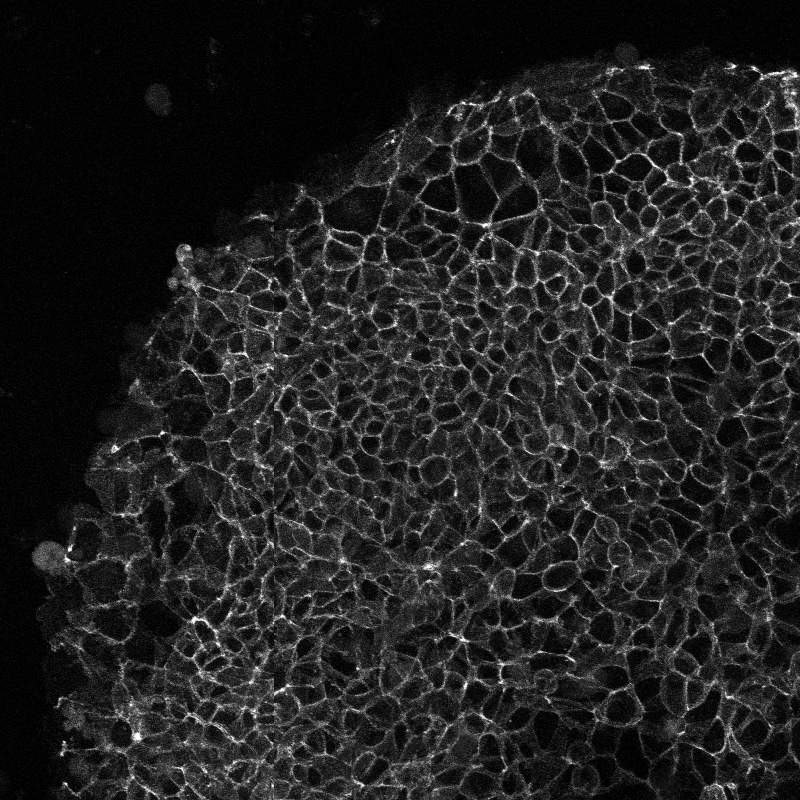
%> input picture img1.tif, 800 x 800 px
$ octave Inclass17.m   (GNU Octave 9; MATLAB toolbox functions it lacks are replaced by stand-ins)
%> lines starting %> are read from the running program, lines starting %| are printed output that depends on the picture
%In this folder, you will find two images img1.tif and img2.tif that have
%some overlap. Use two different methods to align them - the first based on
%pixel values in the original images and the second using the fourier
%transform of the images. In both cases, display your results.
clear all
%first method: pixel-value-based
img1=imread('img1.tif');
%> img1 is the input picture: size 800x800 uint16; min 0, max 3941, mean 508.5
img2=imread('img2.tif');
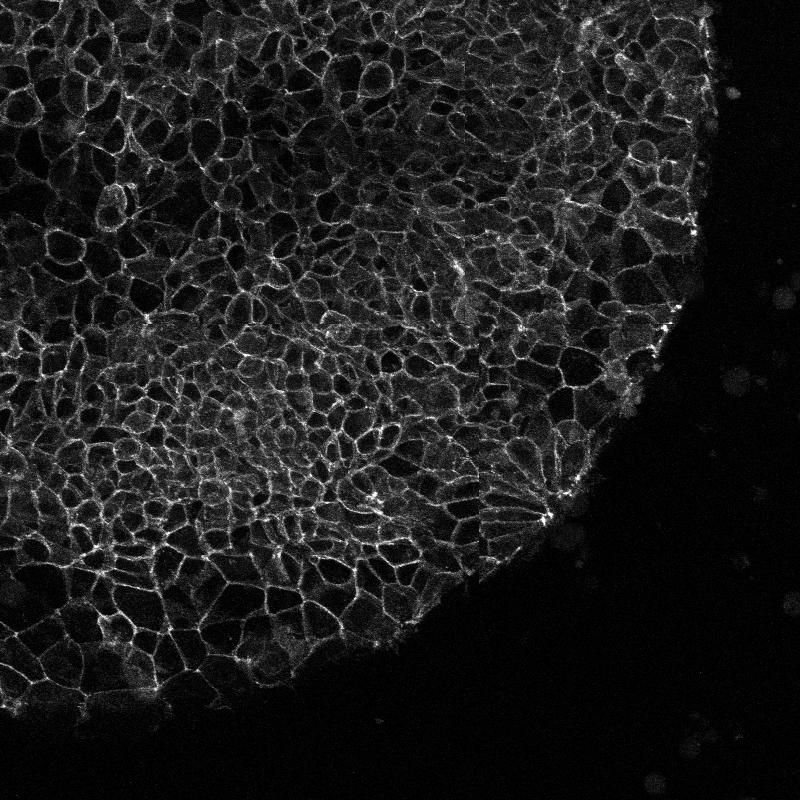
%> input picture img2.tif, 800 x 800 px
%> img2 is the input picture: size 800x800 uint16; min 0, max 3942, mean 438.9
diff=zeros(1,500);

for ov=1:length(img1)-1
    pix1=img1((end-ov):end, :);
    pix2=img2(1:(1+ov), :);
    diffs(ov)=sum(sum(abs(pix1-pix2)))/ov;
end
%> after the loop, diffs = 799 values, max 369751 at index 1, min 203121.2 at index 47, mean 229972.6
for ov=1:length(img1)-1
    pix1=img1(:,(end-ov):end);
    pix2=img2(:, 1:(1+ov));
    diffs(ov)=sum(sum(abs(pix1-pix2)))/ov;
end
%> after the loop, diffs = 799 values, max 529789 at index 1, min 232813.2 at index 298, mean 246888.1
figure(1)
plot(diffs) %doesn't look good (as expected)
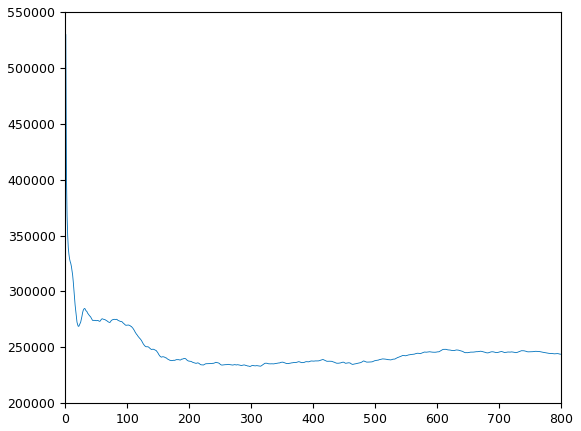
%> figure redrawn from the program's plot data; curve peaks at x = 1, y = 529789

[~, overlap]=min(diffs);
%> overlap = 298
img2_align=[zeros(800, size(img2,2)-overlap+1), img2];
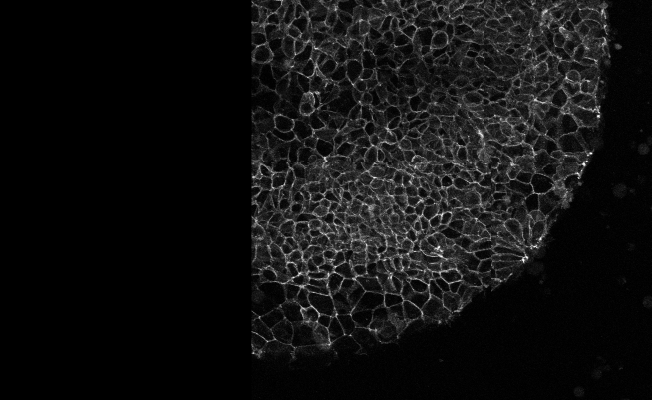
%> img2_align: size 800x1303 uint16 (shown at 1/2 size); min 0, max 3942, mean 269.4; drawn with min black and max white
figure(2)
imshowpair(img1,img2_align) %total fail
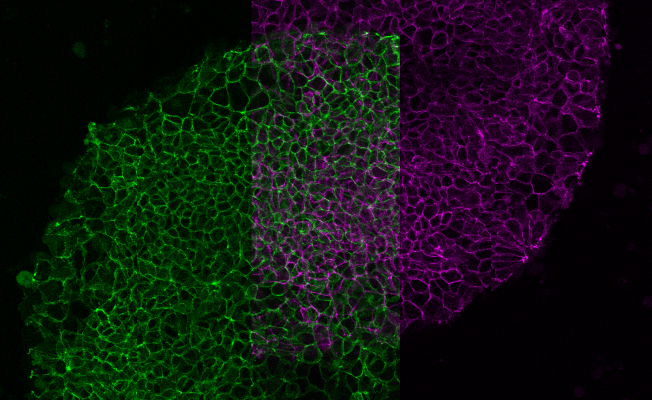
%> displayed picture: size 800x1303x3, on the screen's scale of 0 to 255 (shown at 1/2 size); mean R, G, B 17.4, 20.2, 17.4

%second method: using fourier transform
img1_ft=fft2(img1);
img2_ft=fft2(img2);
[nr, nc]=size(img2_ft);
%> nr = 800; nc = 800
CC=ifft2(img2_ft.*conj(img2_ft));
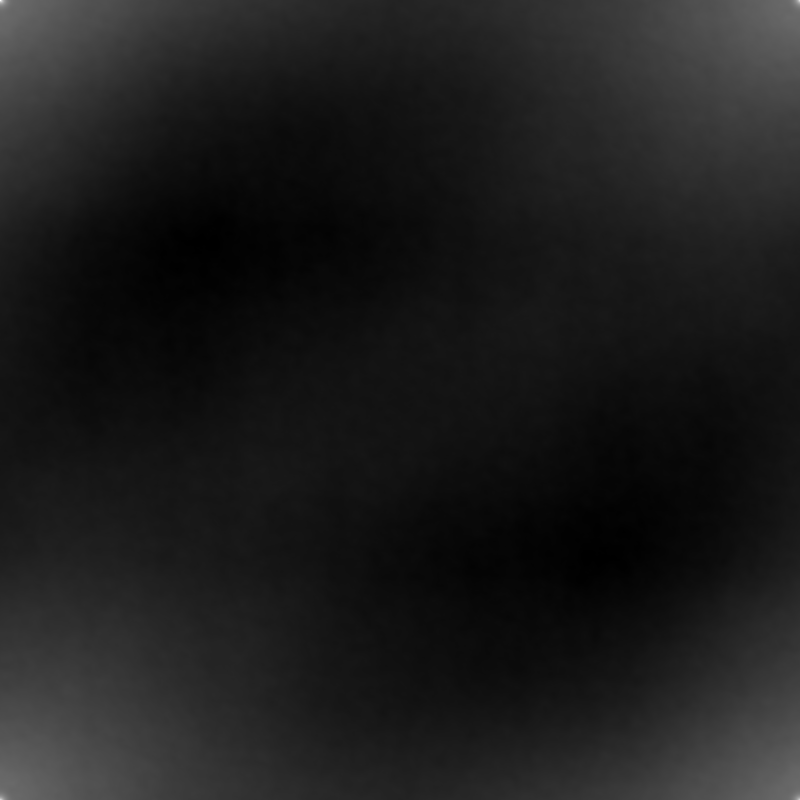
%> CC: size 800x800 double; min 101581299332, max 2.9e+11, mean 1.23e+11; drawn with min black and max white
CCabs=abs(CC);

[row_shift, col_shift]=find(CCabs==max(CCabs(:)));
%> row_shift = 1; col_shift = 1
Nr=ifftshift(-fix(nr/2):ceil(nr/2)-1);
Nc=ifftshift(-fix(nc/2): ceil(nc/2)-1);
row_shift=Nr(row_shift);
%> row_shift = 0
col_shift=Nc(col_shift);
%> col_shift = 0

img_shift=zeros(size(img2)+[row_shift, col_shift]);
%> img_shift: size 800x800 double; every value is 0
img_shift(1:end, 1:end)=img2;
figure(3)
imshowpair(img1, img_shift)
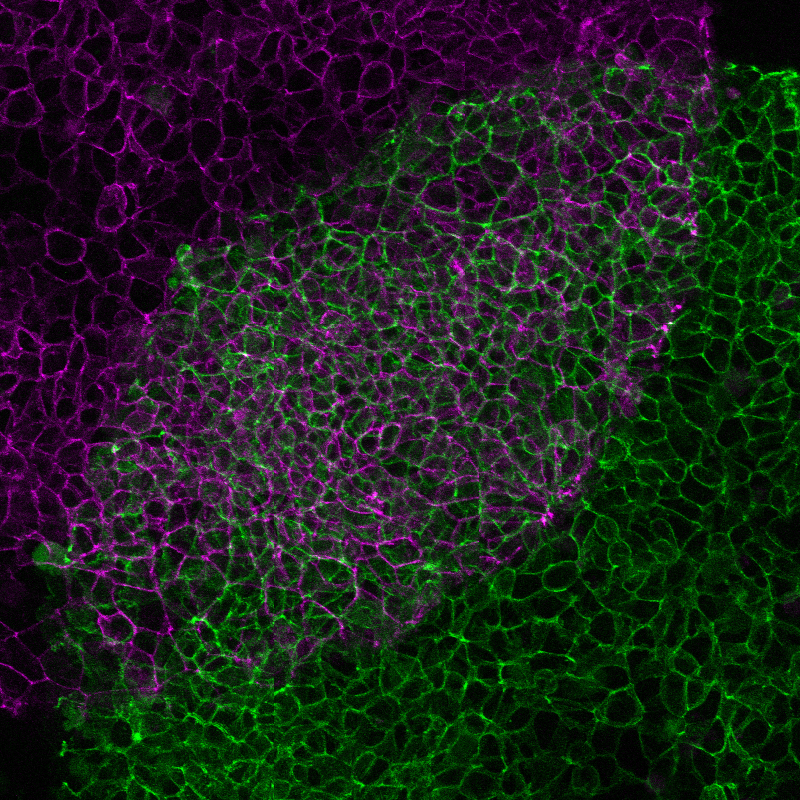
%> displayed picture: size 800x800x3, on the screen's scale of 0 to 255; mean R, G, B 28.4, 32.9, 28.4
